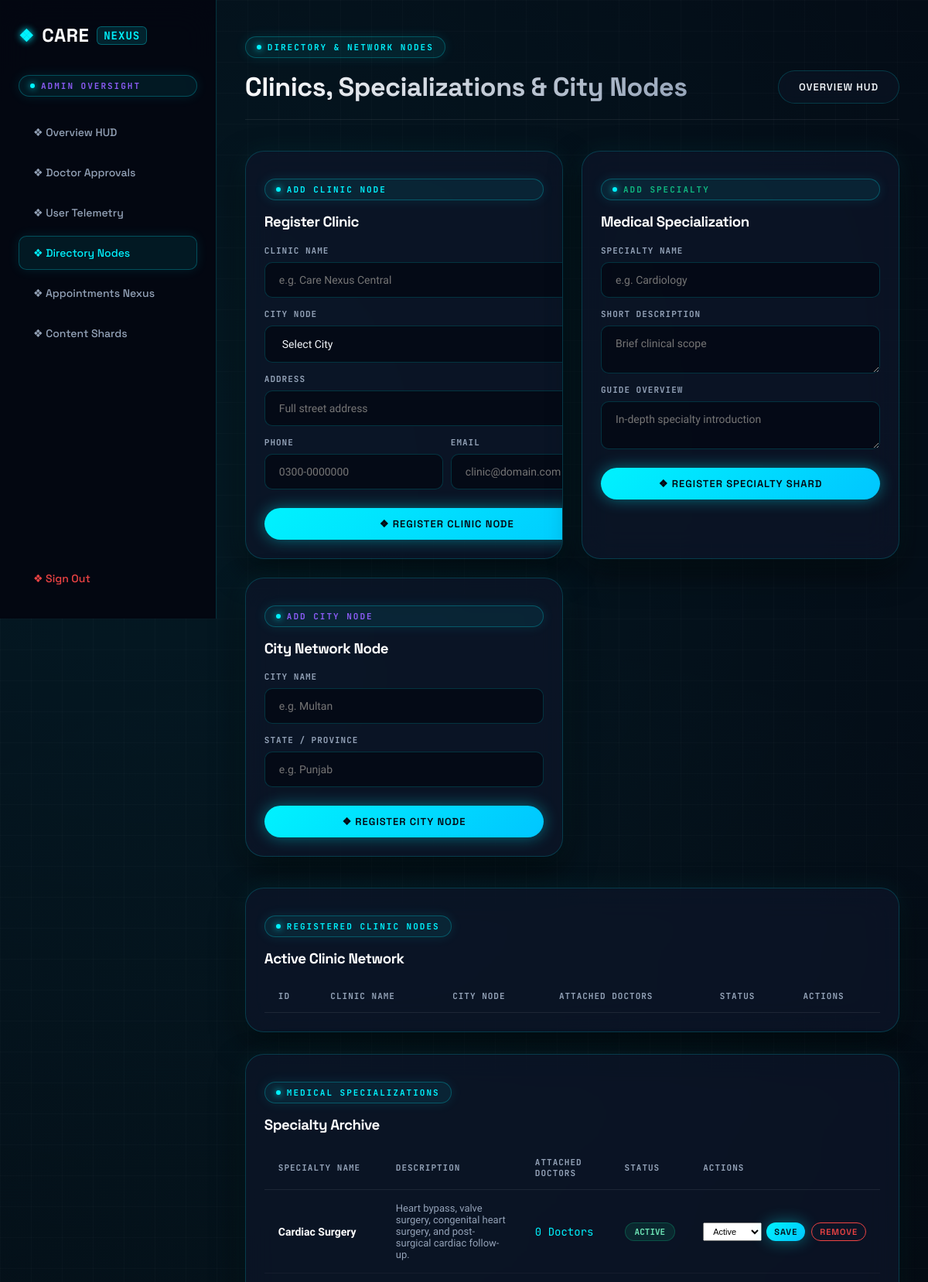
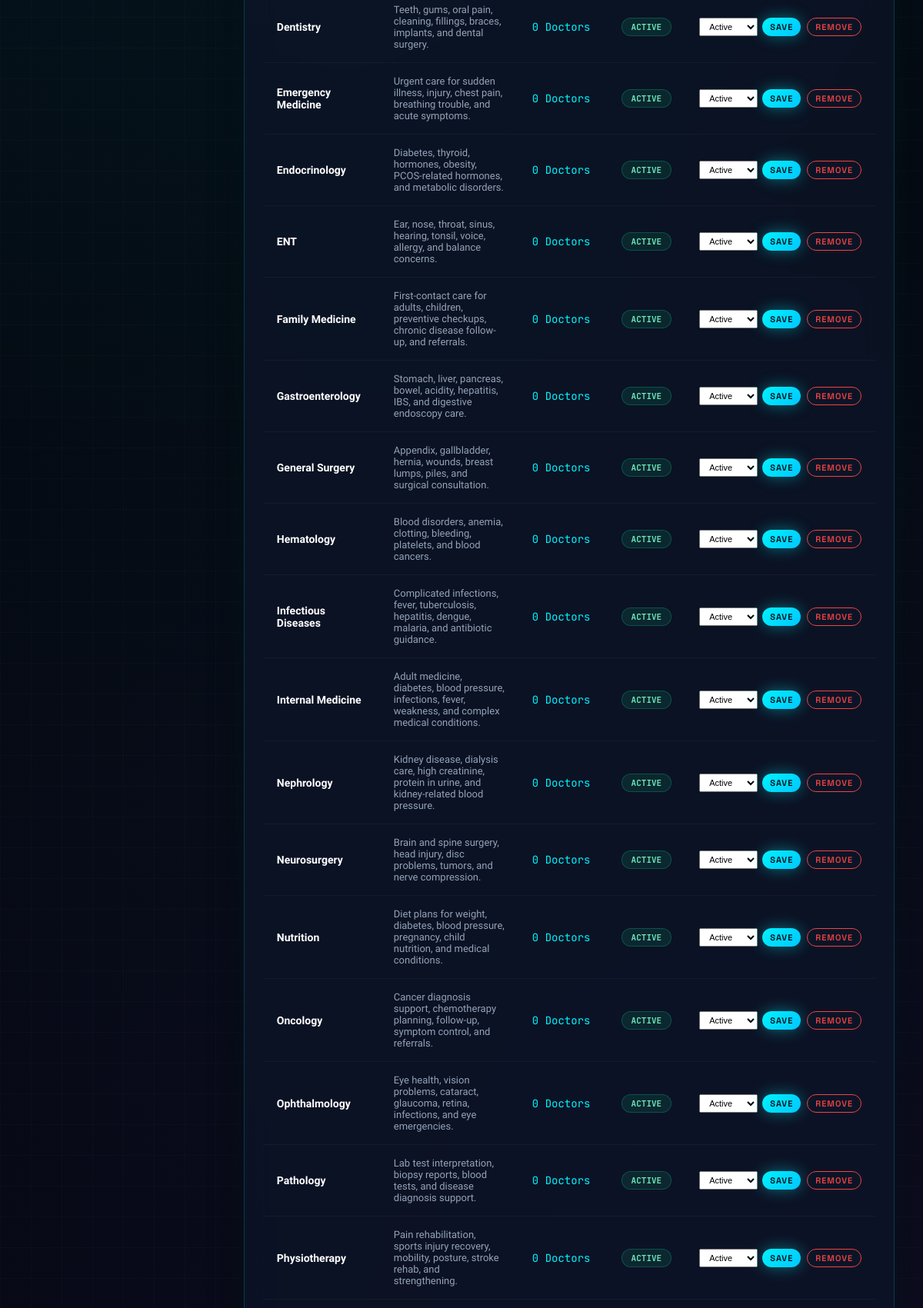
The app's page /admin/directory.php (signed in, upper part) with its own data (2 pictures, top to bottom).
### tables this page shows
CREATE TABLE `specializations` (
  `specialization_id` int(11) NOT NULL,
  `specialization_name` varchar(100) NOT NULL,
  `description` text DEFAULT NULL,
  `status` enum('Active','Inactive') DEFAULT 'Active',
  `created_at` timestamp NOT NULL DEFAULT current_timestamp(),
  `updated_at` timestamp NOT NULL DEFAULT current_timestamp() ON UPDATE current_timestamp()
);

### admin/directory.php (the view, shortened to what this page needs)
<?php
require_once __DIR__ . '/_admin.php';
$specializations = mysqli_query($conn, "SELECT s.specialization_id,s.specialization_name,s.description,s.status,(SELECT COUNT(*) FROM doctors d WHERE d.specialization_id=s.specialization_id) doctors_count FROM specializations s ORDER BY s.status ASC, s.specialization_name ASC");
?>
<!doctype html>
<html lang="en">
<head>
    <link rel="stylesheet" href="../assets/css/style.css">
    <link rel="stylesheet" href="../assets/css/dashboard.css">
</head>
<body>
    <div class="dash-container">
        <main class="dash-content">
            <header class="section-heading">
                <div>
                    <p class="eyebrow">DIRECTORY & NETWORK NODES</p>
                    <h2>Clinics, Specializations & City Nodes</h2>
                </div>
                <a class="btn btn-outline" href="dashboard.php">Overview HUD</a>
            </header>
            <section style="display: grid; grid-template-columns: repeat(auto-fit, minmax(320px, 1fr)); gap: 24px; margin-bottom: 40px;">
                <article class="profile-shard" style="padding: 24px;">
                    <p class="eyebrow" style="color: var(--cyan-neon);">ADD CLINIC NODE</p>
                    <h3 style="margin-top: 0; color: #FFF;">Register Clinic</h3>
                    <form method="post" style="display: grid; gap: 14px;">
                        <div class="field"><label>CLINIC NAME</label><input name="clinic_name" required placeholder="e.g. Care Nexus Central"></div>
                        <div class="field">
                            <label>CITY NODE</label>
                            <select name="city_id" required>
                                <option value="">Select City</option>
                            </select>
                        </div>
                        <div class="field"><label>ADDRESS</label><input name="address" required placeholder="Full street address"></div>
                        <div style="display: grid; grid-template-columns: 1fr 1fr; gap: 10px;">
                            <div class="field"><label>PHONE</label><input name="phone" placeholder="0300-0000000"></div>
                            <div class="field"><label>EMAIL</label><input type="email" name="email" placeholder="clinic@domain.com"></div>
                        </div>
                        <button class="btn btn-primary" style="margin-top: 10px;"><span>❖ Register Clinic Node</span></button>
                    </form>
                </article>
                <article class="profile-shard" style="padding: 24px;">
                    <p class="eyebrow" style="color: var(--emerald-bio);">ADD SPECIALTY</p>
                    <h3 style="margin-top: 0; color: #FFF;">Medical Specialization</h3>
                    <form method="post" style="display: grid; gap: 14px;">
                        <div class="field"><label>SPECIALTY NAME</label><input name="specialization_name" required placeholder="e.g. Cardiology"></div>
                        <div class="field"><label>SHORT DESCRIPTION</label><textarea name="description" rows="2" required placeholder="Brief clinical scope"></textarea></div>
                        <div class="field"><label>GUIDE OVERVIEW</label><textarea name="overview" rows="2" placeholder="In-depth specialty introduction"></textarea></div>
                        <button class="btn btn-primary" style="margin-top: 10px;"><span>❖ Register Specialty Shard</span></button>
                    </form>
                </article>
                <article class="profile-shard" style="padding: 24px;">
                    <p class="eyebrow" style="color: var(--violet-quantum);">ADD CITY NODE</p>
                    <h3 style="margin-top: 0; color: #FFF;">City Network Node</h3>
                    <form method="post" style="display: grid; gap: 14px;">
                        <div class="field"><label>CITY NAME</label><input name="city_name" required placeholder="e.g. Multan"></div>
                        <div class="field"><label>STATE / PROVINCE</label><input name="state" placeholder="e.g. Punjab"></div>
                        <button class="btn btn-primary" style="margin-top: 10px;"><span>❖ Register City Node</span></button>
                    </form>
                </article>
            </section>
            <section style="display: grid; gap: 28px;">
                <article class="cyber-table-wrap">
                    <p class="eyebrow">REGISTERED CLINIC NODES</p>
                    <h3 style="margin:0 0 16px; color:#FFF;">Active Clinic Network</h3>
                    <table class="cyber-table">
                        <thead>
                            <tr>
                                <th>ID</th>
                                <th>CLINIC NAME</th>
                                <th>CITY NODE</th>
                                <th>ATTACHED DOCTORS</th>
                                <th>STATUS</th>
                                <th>ACTIONS</th>
                            </tr>
                        </thead>
                    </table>
                </article>
                <article class="cyber-table-wrap">
                    <p class="eyebrow">MEDICAL SPECIALIZATIONS</p>
                    <h3 style="margin:0 0 16px; color:#FFF;">Specialty Archive</h3>
                    <table class="cyber-table">
                        <thead>
                            <tr>
                                <th>SPECIALTY NAME</th>
                                <th>DESCRIPTION</th>
                                <th>ATTACHED DOCTORS</th>
                                <th>STATUS</th>
                                <th>ACTIONS</th>
                            </tr>
                        </thead>
                        <tbody>
                            <?php while($s = mysqli_fetch_assoc($specializations)): ?>
                                <tr>
                                    <td><strong style="color: #FFF;"><?=h($s['specialization_name'])?></strong></td>
                                    <td style="color: var(--text-muted); font-size: 13px; max-width: 300px;"><?=h($s['description'])?></td>
                                    <td style="font-family: var(--font-mono); color: var(--cyan-neon);"><?=$s['doctors_count']?> Doctors</td>
                                    <td><span class="status-pill status-<?=strtolower($s['status'])?>"><?=$s['status']?></span></td>
                                    <td>
                                        <div style="display: flex; gap: 8px;">
                                            <form method="post" style="display: flex; gap: 6px;">
                                                <select name="status" style="padding: 4px 8px; font-size: 11px;">
                                                    <?php foreach(['Active','Inactive'] as $st): ?><option <?=$s['status']===$st?'selected':''?>><?=$st?></option><?php endforeach; ?>
                                                </select>
                                                <button class="btn btn-primary" style="padding: 4px 10px; font-size: 11px;">Save</button>
                                            </form>
                                            <form method="post" onsubmit="return confirm('Remove specialization?');">
                                                <button class="btn btn-outline" style="padding: 4px 10px; font-size: 11px; border-color: var(--rose-danger); color: var(--rose-danger);">Remove</button>
                                            </form>
                                        </div>
                                    </td>
                                </tr>
                            <?php endwhile; ?>
                        </tbody>
                    </table>
                </article>
            </section>
        </main>
    </div>
</body>
</html>

### assets/css/dashboard.css (style rules this page uses)
.dash-container { display: grid; grid-template-columns: 280px 1fr; min-height: 100vh; }
.dash-content { padding: 36px 4%; max-width: 1400px; }
.cyber-table-wrap { background: var(--bg-card); border: 1px solid var(--border-cyber); border-radius: var(--radius-lg); padding: 24px; backdrop-filter: blur(20px); box-shadow: var(--shadow-cyber); overflow-x: auto; }
.cyber-table { width: 100%; border-collapse: collapse; text-align: left; }
.cyber-table th { font-family: var(--font-mono); font-size: 11px; font-weight: 700; letter-spacing: 1px; color: var(--text-muted); text-transform: uppercase; padding: 14px 18px; border-bottom: 1px solid rgba(255, 255, 255, 0.08); }
.cyber-table td { padding: 16px 18px; border-bottom: 1px solid rgba(255, 255, 255, 0.04); font-size: 14px; }
.status-pill { font-family: var(--font-mono); font-size: 11px; font-weight: 700; padding: 4px 12px; border-radius: 999px; display: inline-flex; align-items: center; gap: 6px; text-transform: uppercase; }
.status-verified, .status-active, .status-completed { background: rgba(16, 185, 129, 0.12); border: 1px solid rgba(16, 185, 129, 0.3); color: #6EE7B7; }

### records on screen
specializations: specialization_name "Cardiac Surgery", description "Heart bypass, valve surgery, congenital heart surgery, and post-surgical cardiac follow-up.", doctors_count "0", status "ACTIVE", status "Active"
specializations: specialization_name "Dentistry", description "Teeth, gums, oral pain, cleaning, fillings, braces, implants, and dental surgery.", doctors_count "0", status "ACTIVE", status "Active"
specializations: specialization_name "Emergency Medicine", description "Urgent care for sudden illness, injury, chest pain, breathing trouble, and acute symptoms.", doctors_count "0", status "ACTIVE", status "Active"
specializations: specialization_name "Endocrinology", description "Diabetes, thyroid, hormones, obesity, PCOS-related hormones, and metabolic disorders.", doctors_count "0", status "ACTIVE", status "Active"
specializations: specialization_name "ENT", description "Ear, nose, throat, sinus, hearing, tonsil, voice, allergy, and balance concerns.", doctors_count "0", status "ACTIVE", status "Active"
specializations: specialization_name "Family Medicine", description "First-contact care for adults, children, preventive checkups, chronic disease follow-up, and referrals.", doctors_count "0", status "ACTIVE", status "Active"
specializations: specialization_name "Gastroenterology", description "Stomach, liver, pancreas, bowel, acidity, hepatitis, IBS, and digestive endoscopy care.", doctors_count "0", status "ACTIVE", status "Active"
specializations: specialization_name "General Surgery", description "Appendix, gallbladder, hernia, wounds, breast lumps, piles, and surgical consultation.", doctors_count "0", status "ACTIVE", status "Active"
specializations: specialization_name "Hematology", description "Blood disorders, anemia, clotting, bleeding, platelets, and blood cancers.", doctors_count "0", status "ACTIVE", status "Active"
specializations: specialization_name "Infectious Diseases", description "Complicated infections, fever, tuberculosis, hepatitis, dengue, malaria, and antibiotic guidance.", doctors_count "0", status "ACTIVE", status "Active"
specializations: specialization_name "Internal Medicine", description "Adult medicine, diabetes, blood pressure, infections, fever, weakness, and complex medical conditions.", doctors_count "0", status "ACTIVE", status "Active"
specializations: specialization_name "Nephrology", description "Kidney disease, dialysis care, high creatinine, protein in urine, and kidney-related blood pressure.", doctors_count "0", status "ACTIVE", status "Active"
specializations: specialization_name "Neurosurgery", description "Brain and spine surgery, head injury, disc problems, tumors, and nerve compression.", doctors_count "0", status "ACTIVE", status "Active"
specializations: specialization_name "Nutrition", description "Diet plans for weight, diabetes, blood pressure, pregnancy, child nutrition, and medical conditions.", doctors_count "0", status "ACTIVE", status "Active"
specializations: specialization_name "Oncology", description "Cancer diagnosis support, chemotherapy planning, follow-up, symptom control, and referrals.", doctors_count "0", status "ACTIVE", status "Active"
specializations: specialization_name "Ophthalmology", description "Eye health, vision problems, cataract, glaucoma, retina, infections, and eye emergencies.", doctors_count "0", status "ACTIVE", status "Active"
specializations: specialization_name "Pathology", description "Lab test interpretation, biopsy reports, blood tests, and disease diagnosis support.", doctors_count "0", status "ACTIVE", status "Active"
specializations: specialization_name "Physiotherapy", description "Pain rehabilitation, sports injury recovery, mobility, posture, stroke rehab, and strengthening.", doctors_count "0", status "ACTIVE", status "Active"

### other values on screen
$label "Overview HUD"
$label "Doctor Approvals"
$label "User Telemetry"
$label "Directory Nodes"
$label "Appointments Nexus"
$label "Content Shards"
